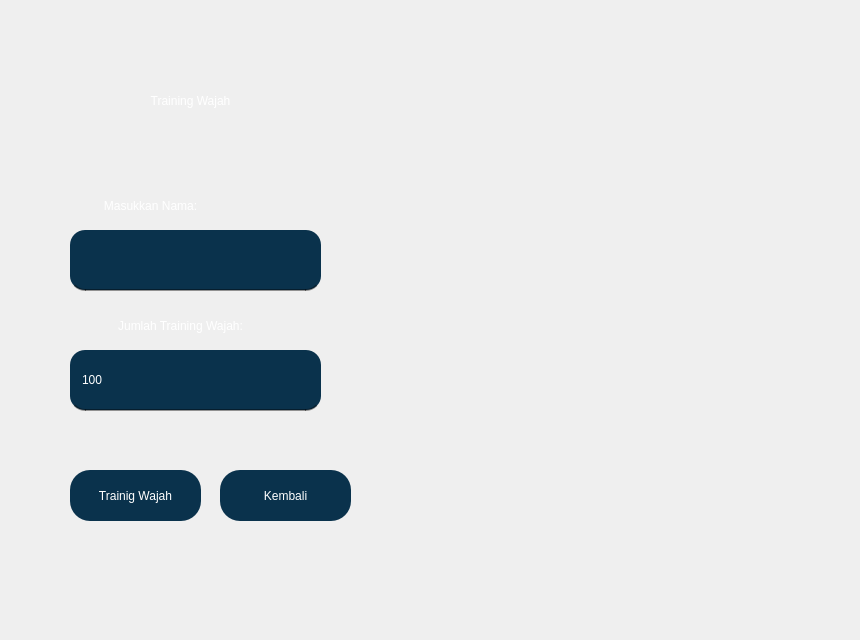
   <widget class="QWidget" name="tab_3">
    <attribute name="title">
     <string>Training</string>
    </attribute>
    <widget class="QLabel" name="label_6">
     <property name="geometry">
      <rect>
       <x>0</x>
       <y>0</y>
       <width>851</width>
       <height>631</height>
      </rect>
     </property>
     <property name="text">
      <string/>
     </property>
     <property name="pixmap">
      <pixmap>Training.png</pixmap>
     </property>
     <property name="scaledContents">
      <bool>true</bool>
     </property>
     <property name="alignment">
      <set>Qt::AlignCenter</set>
     </property>
     <property name="wordWrap">
      <bool>true</bool>
     </property>
    </widget>
    <widget class="QLabel" name="label_7">
     <property name="geometry">
      <rect>
       <x>70</x>
       <y>60</y>
       <width>241</width>
       <height>81</height>
      </rect>
     </property>
     <property name="styleSheet">
      <string notr="true">color: rgb(255, 255, 255);
font: 75 24pt &quot;Times New Roman&quot;;
background-color: rgba(255, 255, 255, 0);</string>
     </property>
     <property name="text">
      <string>Training Wajah</string>
     </property>
     <property name="scaledContents">
      <bool>false</bool>
     </property>
     <property name="alignment">
      <set>Qt::AlignCenter</set>
     </property>
     <property name="wordWrap">
      <bool>true</bool>
     </property>
    </widget>
    <widget class="QLineEdit" name="traineeName">
     <property name="geometry">
      <rect>
       <x>70</x>
       <y>230</y>
       <width>251</width>
       <height>61</height>
      </rect>
     </property>
     <property name="styleSheet">
      <string notr="true">QLineEdit#traineeName {
	background-color: rgb(10, 50, 76);
	border-radius: 15px;	
	border-bottom: 2px solid rgb(0, 0, 0, 100);
	padding: 10px
}

QLineEdit#traineeName:hover {
	background-color: rgb(10, 60, 76);
	color : rgb(255, 255, 255)

}</string>
     </property>
     <property name="text">
      <string/>
     </property>
     <property name="echoMode">
      <enum>QLineEdit::Normal</enum>
     </property>
    </widget>
    <widget class="QLabel" name="label_8">
     <property name="geometry">
      <rect>
       <x>70</x>
       <y>180</y>
       <width>161</width>
       <height>51</height>
      </rect>
     </property>
     <property name="styleSheet">
      <string notr="true">color: rgb(255, 255, 255);
font: 75 16pt &quot;Times New Roman&quot;;
background-color: rgba(255, 255, 255, 0);</string>
     </property>
     <property name="text">
      <string>Masukkan Nama:</string>
     </property>
     <property name="scaledContents">
      <bool>false</bool>
     </property>
     <property name="alignment">
      <set>Qt::AlignCenter</set>
     </property>
     <property name="wordWrap">
      <bool>true</bool>
     </property>
    </widget>
    <widget class="QLabel" name="label_9">
     <property name="geometry">
      <rect>
       <x>70</x>
       <y>300</y>
       <width>221</width>
       <height>51</height>
      </rect>
     </property>
     <property name="styleSheet">
      <string notr="true">color: rgb(255, 255, 255);
font: 75 16pt &quot;Times New Roman&quot;;
background-color: rgba(255, 255, 255, 0);</string>
     </property>
     <property name="text">
      <string>Jumlah Training Wajah:</string>
     </property>
     <property name="scaledContents">
      <bool>false</bool>
     </property>
     <property name="alignment">
      <set>Qt::AlignCenter</set>
     </property>
     <property name="wordWrap">
      <bool>true</bool>
     </property>
    </widget>
    <widget class="QLineEdit" name="trainingCount">
     <property name="geometry">
      <rect>
       <x>70</x>
       <y>350</y>
       <width>251</width>
       <height>61</height>
      </rect>
     </property>
     <property name="styleSheet">
      <string notr="true">QLineEdit#trainingCount {
	background-color: rgb(10, 50, 76);
	border-radius: 15px;	
	border-bottom: 2px solid rgb(0, 0, 0, 100);
	padding: 10px;
	color: rgb(255,255,255);
	
	font: 75 12pt &quot;MS Shell Dlg 2&quot;;

}

QLineEdit#trainingCount:hover {
	background-color: rgb(10, 60, 76);
	
}</string>
     </property>
     <property name="text">
      <string>100</string>
     </property>
     <property name="echoMode">
      <enum>QLineEdit::Normal</enum>
     </property>
    </widget>
    <widget class="QPushButton" name="TRAININGBUTTON">
     <property name="geometry">
      <rect>
       <x>70</x>
       <y>470</y>
       <width>131</width>
       <height>51</height>
      </rect>
     </property>
     <property name="styleSheet">
      <string notr="true">QPushButton#TRAININGBUTTON {
	font: 75 10pt &quot;Times New Roman&quot;;
	background-color: rgb(10, 50, 76);
	border-radius:20px;
	border-bottom: rgba(0,0,0,100);
	color: rgb(255, 255, 255);
}

QPushButton#TRAININGBUTTON:hover {
	background-color: rgb(10, 60, 76);

}
</string>
     </property>
     <property name="text">
      <string>Trainig Wajah</string>
     </property>
    </widget>
    <widget class="QPushButton" name="TRAININGBACK">
     <property name="geometry">
      <rect>
       <x>220</x>
       <y>470</y>
       <width>131</width>
       <height>51</height>
      </rect>
     </property>
     <property name="styleSheet">
      <string notr="true">QPushButton#TRAININGBACK {
	font: 75 10pt &quot;Times New Roman&quot;;
	background-color: rgb(10, 50, 76);
	border-radius:20px;
	border-bottom: rgba(0,0,0,100);
	color: rgb(255, 255, 255);
}

QPushButton#TRAININGBACK:hover {
	background-color: rgb(10, 60, 76);

}
</string>
     </property>
     <property name="text">
      <string>Kembali</string>
     </property>
    </widget>
   </widget>
